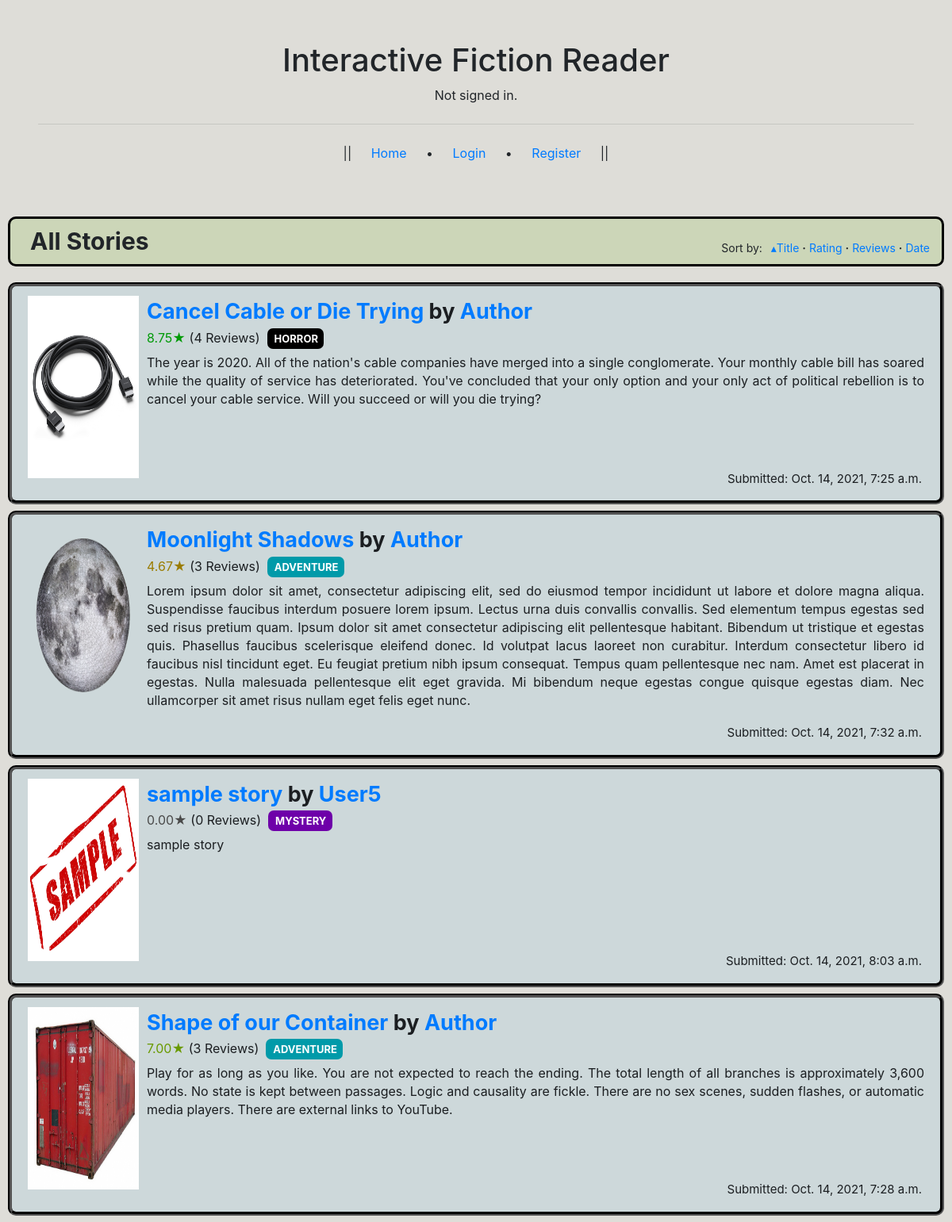
Page //name/1 on the committed database.
### reader/models.py (models this page shows)
class Stories(models.Model):
    tags = models.CharField(max_length=20, choices=GENRE_TAGS, blank=False, default="")
    title = models.CharField(max_length=100, blank=False)
    description = models.CharField(max_length=10000, blank=True)
    author = models.ForeignKey(settings.AUTH_USER_MODEL, on_delete=models.SET_NULL, related_name="stories_written", blank=False, null=True, default="")
    favourited = models.ManyToManyField(settings.AUTH_USER_MODEL, related_name="stories_favourited", blank=True)
    date_time_submitted = models.DateTimeField(auto_now_add=True)
    cover = models.ImageField(upload_to = path_and_scramble, blank=True, null=True, default=f"{settings.MEDIA_ROOT}reader/static/story_covers/unknown.jpg")
    story_folder_id = models.CharField(max_length=50, blank=False, null=False, default=0)
    avg_rating = models.FloatField(blank=True, null=True, default=0)
    bookmarks = models.ManyToManyField(settings.AUTH_USER_MODEL, related_name="stories_bookmarked", blank=True)
    editor_used = models.CharField(max_length=10, choices=EDITOR_USED, blank=False, null=False, default="")

class User(AbstractUser):
    pass

### reader/views.py (the view, shortened to what this page needs)
# urls.py: path("", views.index, name="index"),
def index(request, sort="", current_count=1):
    all_stories = Stories.objects.all().order_by('date_time_submitted').reverse()
    current_sort = ""
    name_count = 1
    rating_count = 1
    reviews_count = 1
    date_count = 1
    if sort == "name":
        current_sort = "name"
        rating_count = 1
        reviews_count = 1
        date_count = 1
        if current_count == 1:
            name_count = 2
            all_stories = Stories.objects.all().order_by(Lower('title'))
        elif current_count == 2:
            name_count = 1
            all_stories = Stories.objects.all().order_by(Lower('title')).reverse()
    return render(request, 'reader/index.html', {
        "All_Stories": all_stories,
        "Name_Count" : name_count,
        "Rating_Count" : rating_count,
        "Reviews_Count": reviews_count,
        "Date_Count": date_count,
        "Current_Sort": current_sort
    })

### reader/templates/reader/index.html
{% extends "reader/layout.html" %}
{% block body %}
<div class="page-header"><strong style="font-size:30px;">All Stories</strong>
  <span class="sorters">Sort by:&ensp;
    <a href="{% url 'index_sort' sort='name' current_count=Name_Count %}" id="name-sort">
      {% if Current_Sort == "name" and Name_Count == 1 %}
      ▾Title
      {% elif Current_Sort == "name" and Name_Count == 2 %}
      ▴Title
      {% else %}
      Title
      {% endif %}
    </a> <b>·</b>
    <a href="{% url 'index_sort' sort='rating' current_count=Rating_Count %}" id="rating-sort">
      {% if Current_Sort == "rating" and Rating_Count == 1 %}
      ▴Rating
      {% elif Current_Sort == "rating" and Rating_Count == 2 %}
      ▾Rating
      {% else %}
      Rating
      {% endif %}
    </a> <b>·</b>
    <a href="{% url 'index_sort' sort='reviews' current_count=Reviews_Count %}" id="reviews-sort">
      {% if Current_Sort == "reviews" and Reviews_Count == 1 %}
      ▴Reviews
      {% elif Current_Sort == "reviews" and Reviews_Count == 2 %}
      ▾Reviews
      {% else %}
      Reviews
      {% endif %}
    </a> <b>·</b>
    <a href="{% url 'index_sort' sort='date' current_count=Date_Count %}" id="date-sort">
      {% if Current_Sort == "date" and Date_Count == 1 %}
      ▴Date
      {% elif Current_Sort == "date" and Date_Count == 2 %}
      ▾Date
      {% else %}
      Date
      {% endif %}
    </a>
  </span>
</div>
<div id="outer-box">
  {% for story in All_Stories %}
    <div class="story-icon-box">
      <div class="alert alert-dark" role="alert">
        <img src="{{story.cover.url}}" class="story-icon-cover">
        <p class="story-icon-title-author"><strong>
          <a href="{% url 'story' id=story.story_folder_id %}">{{story.title}}</a> by
          <a href="{% url 'profile' id=story.author.id %}">{{story.author}}</a>
        </strong></p>
        <p class="story-icon-genre-rating">
            {% if story.avg_rating == 0.0 %}
            <span class="avg-rating-zero" id="avg_rating">
            {% elif story.avg_rating <= 2.0 %}
            <span class="avg-rating-lowest" id="avg_rating">
            {% elif story.avg_rating > 2.0 and story.avg_rating <= 4.0 %}
            <span class="avg-rating-low" id="avg_rating">
            {% elif story.avg_rating > 4.0 and story.avg_rating <= 6.0 %}
            <span class="avg-rating-mid" id="avg_rating">
            {% elif story.avg_rating > 6.0 and story.avg_rating <= 8.0 %}
            <span class="avg-rating-high" id="avg_rating">
            {% elif story.avg_rating >= 8.0 %}
            <span class="avg-rating-highest" id="avg_rating">
            {% endif %}
            {{story.avg_rating|floatformat:2}}★</span> ({{story.reviews.count}}
            {% if story.reviews.count == 1 %}
            Review)&nbsp;
            {% else %}
            Reviews)&nbsp;
            {% endif %}
            {% if story.tags == 'ROMANCE' %}
              <span class="genre-tag-romance" onclick="gotoCat(this)">
            {% elif story.tags == 'ADVENTURE' %}
              <span class="genre-tag-adventure" onclick="gotoCat(this)">
            {% elif story.tags == 'MYSTERY' %}
              <span class="genre-tag-mystery" onclick="gotoCat(this)">
            {% elif story.tags == 'SCI-FI' %}
              <span class="genre-tag-sci-fi" onclick="gotoCat(this)">
            {% elif story.tags == 'NON-FICTION' %}
              <span class="genre-tag-non-fiction" onclick="gotoCat(this)">
            {% elif story.tags == 'FANTASY' %}
              <span class="genre-tag-fantasy" onclick="gotoCat(this)">
            {% elif story.tags == 'COMEDY' %}
              <span class="genre-tag-comedy" onclick="gotoCat(this)">
            {% elif story.tags == 'DRAMA' %}
              <span class="genre-tag-drama" onclick="gotoCat(this)">
            {% elif story.tags == 'HORROR' %}
              <span class="genre-tag-horror" onclick="gotoCat(this)">
            {% elif story.tags == 'THRILLER' %}
              <span class="genre-tag-thriller" onclick="gotoCat(this)">
            {% elif story.tags == 'HISTORICAL' %}
              <span class="genre-tag-historical" onclick="gotoCat(this)">
            {% endif %}
                {{story.tags}}
              </span>
          <p class="story-icon-abstract">{{story.description}}</p>
          <p class="story-icon-datetime">Submitted: {{story.date_time_submitted}}</p>
        </div>
      </div>
      {% endfor %}
</div>
{% endblock %}

### reader/static/reader/styles.css (style rules this page uses)
.story-icon-cover { width: 150px; height: 230px; display: inline-block; float: left; padding: 0 10px 0 0; }
.story-icon-box > div { margin: 8px 10px 8px 10px; min-height: 280px; position: relative; background-color: #cdd8da; border: 5px groove black; border-radius: 10px }
.story-icon-title-author { font-size: 27px; margin: 0px; }
.story-icon-genre-rating { margin-bottom: 8px; }
.story-icon-abstract { line-height: 23px; margin-bottom: 45px; text-align: justify }
.story-icon-datetime { font-size: 15px; position: absolute; bottom: 0; right: 23px; }
.genre-tag-adventure { font-size: 13px; font-weight: bold; color: white; background-color: #009aa9; padding: 5px 7.5px 5px 9px; text-align: center; border-radius: 7px; }
.genre-tag-mystery { font-size: 13px; font-weight: bold; color: white; background-color: #6e00a9; padding: 5px 7.5px 5px 9px; text-align: center; border-radius: 7px; }
.genre-tag-horror { font-size: 13px; font-weight: bold; color: white; background-color: #000000; padding: 5px 7.5px 5px 9px; text-align: center; border-radius: 7px; }
.avg-rating-zero { color: #4a4a4a; }
.avg-rating-mid { color: #9a7c00; }
.avg-rating-high { color: #6a9a00; }
.avg-rating-highest { color: #009a08; }
.page-header { position: relative; margin: 0px 10px 20px 10px; border: 3px black solid; border-radius: 10px; padding: 6px 15px 6px 25px; background-color: #ccd6b8; }
.sorters { position: relative; float: right; top: 20px; font-size: 14px; }

### rows in the picture
Stories: cover (picture), title "Cancel Cable or Die Trying", author "Author", avg_rating "8.75", reviews.count "4", shows "Reviews)", tags "HORROR", description "The year is 2020. All of the nation's cable companies have merged into a single conglomerate. Your monthly cable bill has soared while the quality of service has deteriorated. You've concluded that your only option and your only act of political rebellion is to cancel your cable service. Will you succeed or will you die trying?", date_time_submitted "Oct. 14, 2021, 7:25 a.m."
Stories: cover (picture), title "Moonlight Shadows", author "Author", avg_rating "4.67", reviews.count "3", shows "Reviews)", tags "ADVENTURE", description "Lorem ipsum dolor sit amet, consectetur adipiscing elit, sed do eiusmod tempor incididunt ut labore et dolore magna aliqua. Suspendisse faucibus interdum posuere lorem ipsum. Lectus urna duis convallis convallis. Sed elementum tempus egestas sed sed risus pretium quam. Ipsum dolor sit amet consectetur adipiscing elit pellentesque habitant. Bibendum ut tristique et egestas quis. Phasellus faucibus scelerisque eleifend donec. Id volutpat lacus laoreet non curabitur. Interdum consectetur libero id faucibus nisl tincidunt eget. Eu feugiat pretium nibh ipsum consequat. Tempus quam pellentesque nec nam. Amet est placerat in egestas. Nulla malesuada pellentesque elit eget gravida. Mi bibendum…", date_time_submitted "Oct. 14, 2021, 7:32 a.m."
Stories: cover (picture), title "sample story", author "User5", avg_rating "0.00", reviews.count "0", shows "Reviews)", tags "MYSTERY", description "sample story", date_time_submitted "Oct. 14, 2021, 8:03 a.m."
Stories: cover (picture), title "Shape of our Container", author "Author", avg_rating "7.00", reviews.count "3", shows "Reviews)", tags "ADVENTURE", description "Play for as long as you like. You are not expected to reach the ending. The total length of all branches is approximately 3,600 words. No state is kept between passages. Logic and causality are fickle. There are no sex scenes, sudden flashes, or automatic media players. There are external links to YouTube.", date_time_submitted "Oct. 14, 2021, 7:28 a.m."
